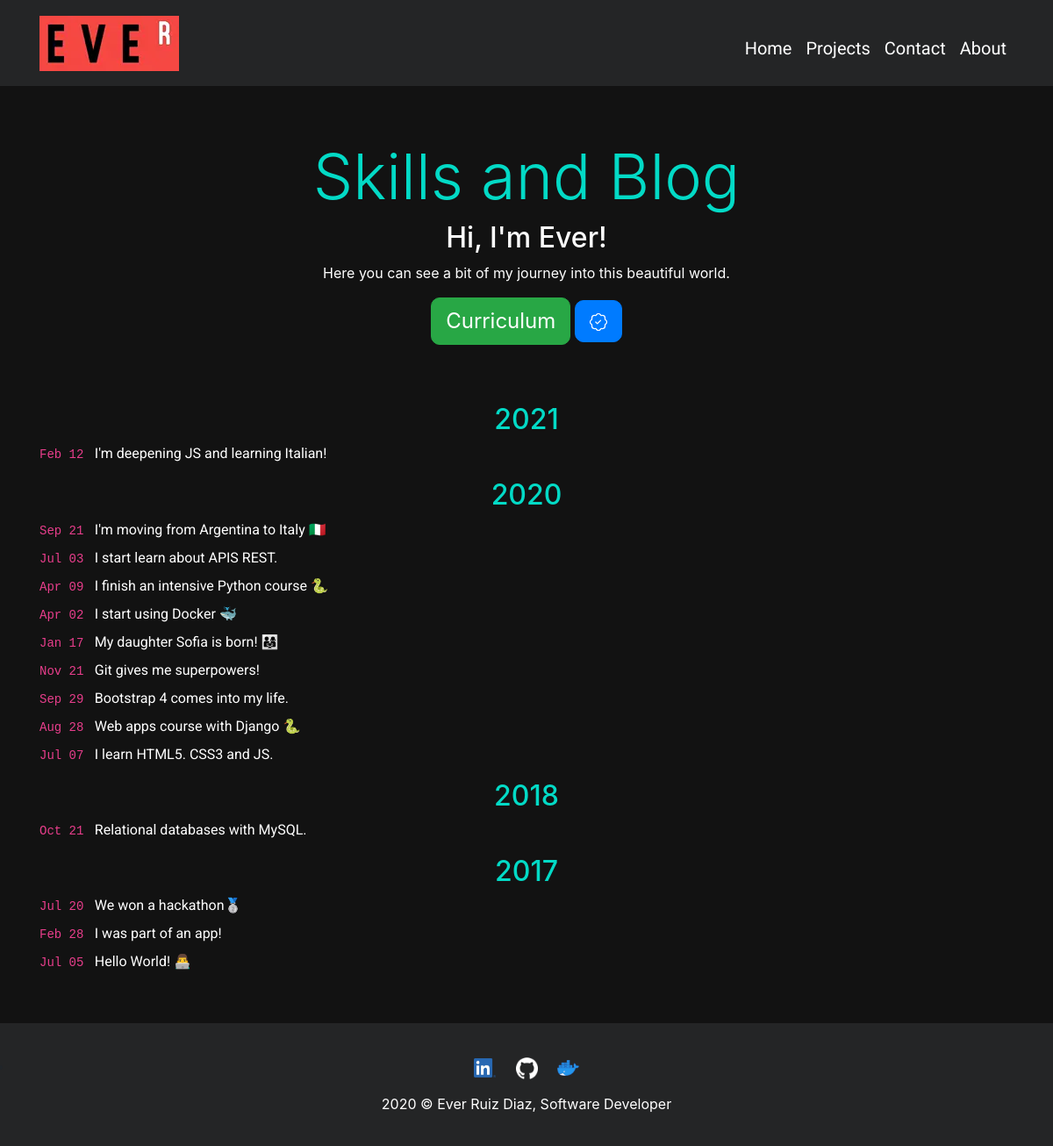
The app's page /, older data.
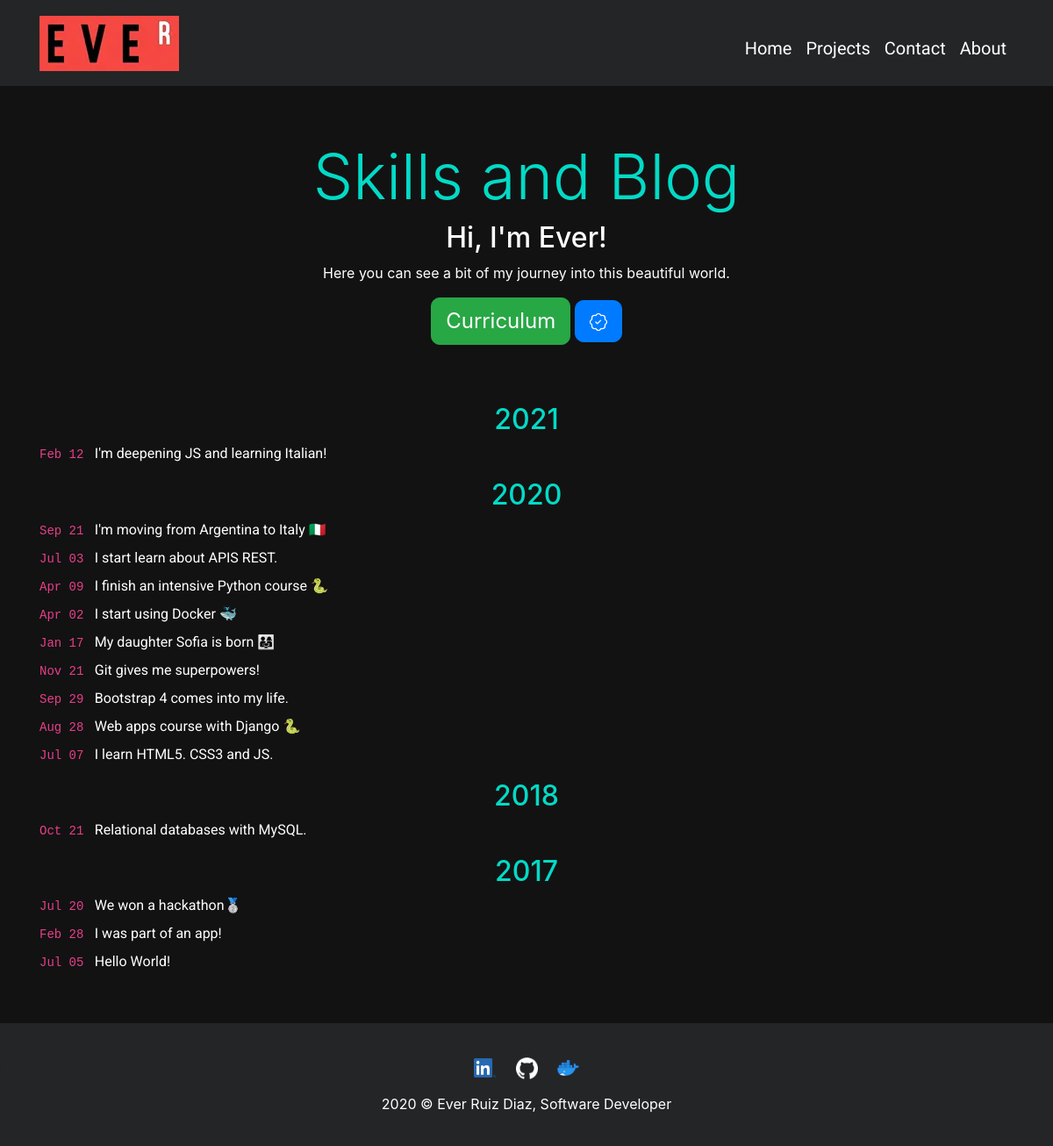
The same page, newer data.
### core/models.py (models this page shows, shortened)
class Blog(models.Model):
    title = models.CharField(verbose_name="Titulo", blank=True, max_length=150)
    subtitle = models.CharField(verbose_name="Subtitulo", blank=True, max_length=150, default="Nea")
    year = models.CharField(max_length=4, verbose_name="Año", null=True, blank=True)
    text_time = models.CharField(max_length=6, verbose_name="Fecha")
    description = RichTextField(verbose_name="Descripcion", blank=True, null=True)
    ordering = FloatField(verbose_name='Orden', default=0)
    link = models.URLField(null=True, blank=True)
    created = models.DateTimeField(auto_now_add=True, verbose_name='Fecha de creación')
    updated = models.DateTimeField(auto_now=True, verbose_name='Fecha de actualización')
    class Meta:
        verbose_name = "Blog"
        verbose_name_plural = "Blog"
        ordering = ['-ordering','created']

### core/views.py (the view)
# urls.py: path('', views.home, name='home'),
def home(request):
    blog = Blog.objects.all()
    return render(request, 'core/home.html', {'blog':blog})

### core/templates/core/home.html (shortened to what this page needs)
{% extends 'core/base.html' %}
{% load static %}
{% block content %}
    <div id="header" style="margin-bottom: 50px !important;">
        <h1 id="supertitle" class="display-3 pt-4">Skills and Blog</h1>
        <h2 id="subheader">Hi, I'm Ever!</h2>
        <p id="superp">Here you can see a bit of my journey into this beautiful world.</p>
        <a href="{% static 'core/docs/curriculum.pdf' %}" target="blank"><button onclick="this.blur()" type="button" title="Curriculum" id="botoncito" class="btn btn-success btn-lg">Curriculum</button></a>
        <a href="{% url 'certifications' %}" id="certibotoncito" target="blank" title="Certifications">
            <button type="button" class="btn btn-primary btn-lg" title="Certifications" onclick="this.blur()">
            </button>
        </a>
    </div>
    <div class="pb-5 container" id="rosalia">
        <div>
            {% for elemento in blog %}
            <div>
                <h2 id="year_blog" class="text-center {% if elemento.year != None %} pt-3 {% endif %}">
                    {% if elemento.year != None %}
                        {{elemento.year}}
                    {% endif %}
                </h2>
                <a class="gordon text-left" type="button" data-toggle="modal" data-target="#{{elemento.subtitle}}" target="blank" type="button" href="{% if elemento.link != None %} {{elemento.link}} {% endif %}" style="display: flex; align-items: start;">
                    <span style="white-space: nowrap;">
                    <code>
                        <time class="dt-published dt-updated" datetime="{{elemento.datetime}}">
                            {{elemento.text_time}}
                        </time>
                    </code>
                        &nbsp;</span>
                    <span class="link__title">{{elemento.title}}</span>
                </a>
            </div>
        {% endfor %}
        </div>
    </div>
{% endblock %}

Row changes from the older to the newer data that the page shows:
changed Blog "Jan 17": title "My daughter Sofia is born! 👨‍👩‍👧" → "My daughter Sofia is born 👨‍👩‍👧"
changed Blog "Jul 05": title "Hello World! 👨‍💻" → "Hello World!"
